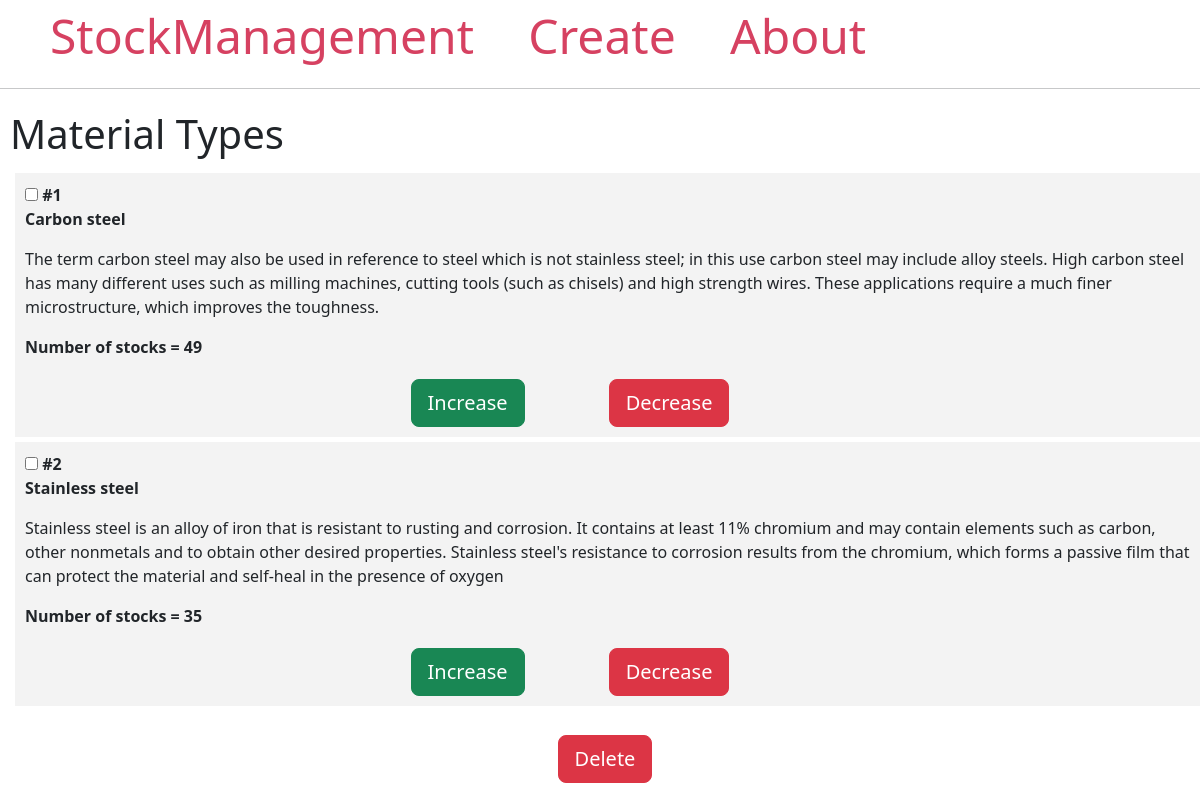
/product_details/1, run on an earlier commit of the app's database.
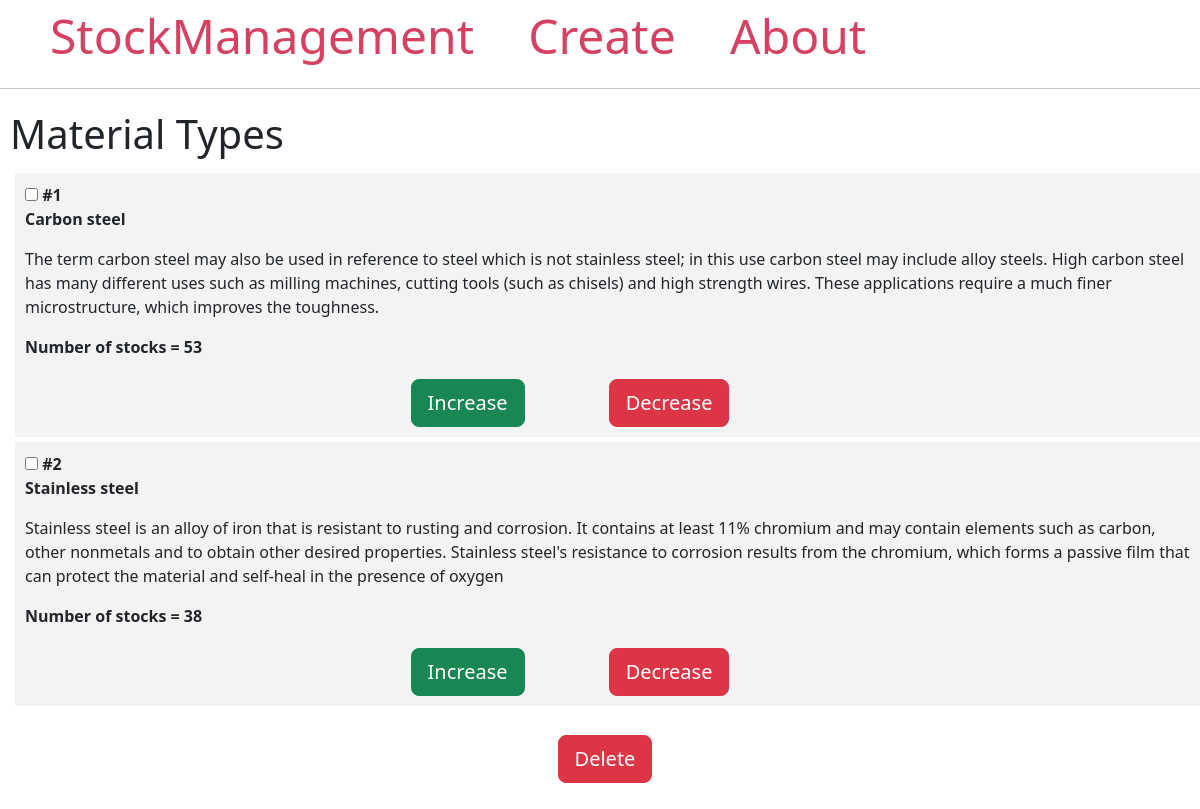
And on a later commit of the database.
### app.py (models this page shows)
class Product(db.Model):
    __tablename__ = 'product'
    category_id = Column(Integer, ForeignKey('categories.category_id'))
    product_name = Column(String)
    product_id = Column(Integer, primary_key=True)
    category = db.relationship("Category", backref=backref("categories"), uselist=False)
    product_stock = Column(Integer)
    product_description = Column(String)

### app.py (the view, shortened to what this page needs)
@app.route('/product_details/<int:category_id>', methods=['GET', 'POST'])
def product_details(category_id:int):
    if request.method=="GET":
        products_in_category = Product.query.filter_by(category_id=category_id)
        return render_template('categories.html', products_in_category=products_in_category)

### templates/categories.html (shortened to what this page needs)
{% extends 'base.html' %}
{% block content %}
<h1 class="title">{% block title %} Material Types {% endblock %}</h1>
<div class="content">
    <form action="" method="post" name="categories">
        {% for product in products_in_category %}
            <div class="category">
            <label class="checkbox">
              <input type="checkbox" name="product_keys" value="{{ product.product_id }}"/>
            </label>
                <b>#{{ product.product_id }}</b>
                <b>
                    <p class="name">{{ product.product_name|replace("_", " ")|capitalize }}</p>
                    <p class="notbold">{{ product.product_description }}</p>
                    </b>
                        <b>
                    <span id="deger-{{ product.product_stock }}">{{ "Number of stocks = " ~ product.product_stock }}</span>
                            </b>
                <br>
                <div style="display: flex; justify-content: center">
                    <div class="buttons">
            <button type="button" class="btn btn-success btn-lg arttir-btn" style="margin-top: 20px; margin-right: 80px;flex: 1 0 20%" formaction="{{ url_for('increase',product_id=product.product_id)}}"  data-alt-kategori-id="{{ product.product_id }}">
                Increase</button>
            <button type="button" class="btn btn-danger btn-lg azalt-btn " style="margin-top: 20px; margin-right: 80px;flex: 1 0 20%" data-alt-kategori-id="{{ product.product_id }}" formaction="{{ url_for('decrease',product_id=product.product_id)}}"> Decrease</button>
</div>
                    </div>
            </div>
        {% endfor %}
        <br>
    <div class="col text-center">
          <button class="btn btn-danger btn-lg">Delete</button>
        </div>
</form>
    </div>
{% endblock %}

### templates/base.html (shortened to what this page needs)
<!DOCTYPE html>
<html lang="en">
<head>
<link href="https://cdn.jsdelivr.net/npm/bootstrap@5.3.0-alpha3/dist/css/bootstrap.min.css" rel="stylesheet">
</head>
<body>
    <nav>
        <a href="{{ url_for('index') }}">StockManagement</a>
        <a href="{{ url_for('create') }}">Create</a>
        <a href="#">About</a>
    </nav>
    <hr>
    <div class="content">
        {% block content %} {% endblock %}
    </div>
</body>
</html>

### templates/base.html (style rules this page uses)
.title { margin: 5px; }
.content { margin: 5px; width: 100%; display: flex; flex-direction: row; flex-wrap: wrap; }
.category { flex: 20%; padding: 10px; margin: 5px; background-color: #f3f3f3; inline-size: 100%; }
nav a { color: #d64161; font-size: 3em; margin-left: 50px; text-decoration: none; }
.notbold { font-weight:normal }

What changed in the data, as far as the page shows it:
changed Product "Carbon steel": product_stock "Number of stocks = 49" → "Number of stocks = 53"
changed Product "Stainless steel": product_stock "Number of stocks = 35" → "Number of stocks = 38"
